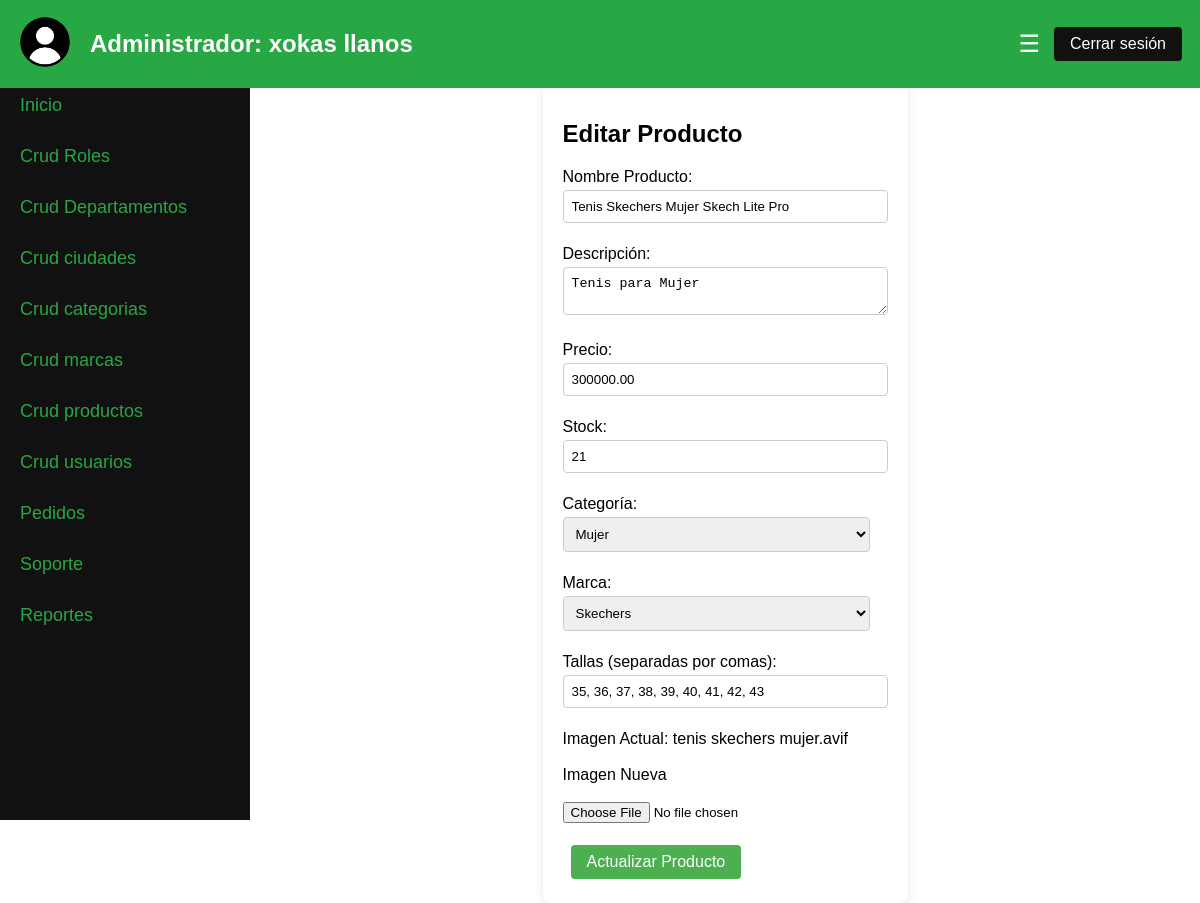
/Proyecto_SFT_MNS/cruds/productos/editar_productos.php?codigo_producto=111 (signed in), run on the app's committed database.
### tables this page shows
CREATE TABLE `productos` (
  `codigo_producto` int(11) NOT NULL,
  `nombre_producto` varchar(100) NOT NULL,
  `descripcion_producto` text DEFAULT NULL,
  `precio_producto` decimal(10,2) NOT NULL,
  `stock` int(11) NOT NULL,
  `categoria_id` int(11) DEFAULT NULL,
  `marca_id` int(11) DEFAULT NULL,
  `tallas` varchar(255) NOT NULL,
  `imagen_producto` varchar(255) DEFAULT NULL
);

CREATE TABLE `marcas` (
  `id_marca` int(11) NOT NULL,
  `nombre_marca` varchar(100) NOT NULL
);

### Proyecto_SFT_MNS/cruds/productos/editar_productos.php (the view, shortened to what this page needs)
<?php
require '../../config/database.php';
$producto = null;
if (isset($_GET['codigo_producto'])) {
    $codigoProductoEditar = $_GET['codigo_producto'];
    $sqlProducto = "SELECT * FROM productos WHERE codigo_producto = :codigo_producto";
    $resultadoProducto = $base->prepare($sqlProducto);
    $resultadoProducto->execute(array(":codigo_producto" => $codigoProductoEditar));
    $producto = $resultadoProducto->fetch(PDO::FETCH_OBJ);
    $sqlCategorias = "SELECT * FROM categorías";
    $resultadoCategorias = $base->query($sqlCategorias)->fetchAll(PDO::FETCH_OBJ);
    $sqlMarcas = "SELECT * FROM marcas";
    $resultadoMarcas = $base->query($sqlMarcas)->fetchAll(PDO::FETCH_OBJ);
}
?>
<!DOCTYPE html>
<html lang="es">
<head>
    <link rel="stylesheet" href="../../css/admin_dashboard.css">
</head>
<body>
<header>
    <div class="admin-header">
        <div class="admin-logo">
            <img src="../../imagenes/usuario.png" alt="User Logo" width="50" height="50">
        </div>
        <div class="admin-name">
            <h2>Administrador: <?php echo htmlspecialchars($_SESSION['admin_nombre']) . ' ' . htmlspecialchars($_SESSION['admin_apellido']); ?></h2>
        </div>
        <button class="menu-button" onclick="toggleSidebar()">☰</button>
        <form id="logout-form" method="POST" action="../../views/cerrar_sesion.php">
            <button type="button" id="logout-button" class="buttonC">Cerrar sesión</button>
        </form>
    </div>
</header>
<div class="admin-container">
    <div class="sidebar" id="sidebar">
        <a href="../../views/admin_dashboard.php">Inicio</a>
        <a href="../../cruds/roles.php" onclick="showSection('roles')">Crud Roles</a>
        <a href="../../cruds/departamentos.php" onclick="showSection('departamentos')">Crud Departamentos</a>
        <a href="../../cruds/ciudades.php" onclick="showSection('ciudades')">Crud ciudades</a>
        <a href="../../cruds/categorias.php" onclick="showSection('categorias')">Crud categorias</a>
        <a href="../../cruds/marcas.php" onclick="showSection('marcas')">Crud marcas</a>
        <a href="../../cruds/productos/productos.php" onclick="showSection('productos')">Crud productos</a>
        <a href="../../cruds/usuarios/usuarios.php" onclick="showSection('usuarios')">Crud usuarios</a>
        <a href="../../cruds/pedidos/pedidos.php" onclick="showSection('pedidos')">Pedidos</a>
        <a href="../../cruds/soporte/soporte.php" onclick="showSection('soporte')">Soporte</a>
        <a href="../../views/reportes.php" onclick="showSection('reportes')">Reportes</a>
    </div>
    <main id="main-content">
        <div id="productos" class="crud-containerR">
            <h2>Editar Producto</h2>
            <?php if ($producto): ?>
            <form method="post" action="<?php echo htmlspecialchars($_SERVER['PHP_SELF']); ?>" enctype="multipart/form-data">
                <label for="nombre_producto">Nombre Producto:</label>
                <input type="text" name="nombre_producto" value="<?php echo htmlspecialchars($producto->nombre_producto); ?>" required><br><br>
                <label for="descripcion_producto">Descripción:</label><br>
                <textarea name="descripcion_producto" required><?php echo htmlspecialchars($producto->descripcion_producto); ?></textarea><br><br>
                <label for="precio_producto">Precio:</label>
                <input type="number" name="precio_producto" value="<?php echo htmlspecialchars($producto->precio_producto); ?>" required><br><br>
                <label for="stock">Stock:</label>
                <input type="number" name="stock" value="<?php echo htmlspecialchars($producto->stock); ?>" required><br><br>
                <label for="categoria_id">Categoría:</label>
                <select name="categoria_id" required>
                    <?php foreach ($resultadoCategorias as $categoria) : ?>
                        <option value="<?php echo htmlspecialchars($categoria->id_categoria); ?>" <?php if ($categoria->id_categoria == $producto->categoria_id) echo 'selected'; ?>><?php echo htmlspecialchars($categoria->nombre_categoria); ?></option>
                    <?php endforeach; ?>
                </select><br><br>
                <label for="marca_id">Marca:</label>
                <select name="marca_id" required>
                    <?php foreach ($resultadoMarcas as $marca) : ?>
                        <option value="<?php echo htmlspecialchars($marca->id_marca); ?>" <?php if ($marca->id_marca == $producto->marca_id) echo 'selected'; ?>><?php echo htmlspecialchars($marca->nombre_marca); ?></option>
                    <?php endforeach; ?>
                </select><br><br>
                <label for="tallas">Tallas (separadas por comas):</label>
                <input type="text" name="tallas" value="<?php echo htmlspecialchars($producto->tallas); ?>" required><br><br>
                <label for="imagen_producto">Imagen Actual: </label>
                <label><?php echo htmlspecialchars($producto->imagen_producto); ?></label><br><br>
                <label for="imagen_producto">Imagen Nueva</label><br><br>
                <input type="file" name="imagen_producto" accept="image/*"><br><br>
                <button type="submit" name="actualizar_producto" class="button">Actualizar Producto</button>
            </form>
            <?php else: ?>
                <p>El producto que intentas editar no existe.</p>
            <?php endif; ?>
        </div>
    </main>
</div>
</body>
</html>

### Proyecto_SFT_MNS/css/admin_dashboard.css (style rules this page uses)
body { font-family: Arial, sans-serif; margin: 0; padding: 0; background-image: url('https://encrypted-tbn1.gstatic.com/images?q=tbn:ANd9GcTl8zCvfB75PyeroTWu3tACRRlS4amHP_ynZzlkOtGCr-wXX840'); display: flex; flex-direction: column; }
.admin-header { display: flex; align-items: center; justify-content: space-between; padding: 10px 20px; background-color: #28a745; color: white; position: fixed; top: 0; left: 0; width: 100%; z-index: 1000; }
.admin-logo img { border-radius: 50%; }
.admin-name { flex-grow: 1; margin-left: 20px; }
.menu-button { position: relative; left: -30px; background: none; border: none; color: white; font-size: 24px; cursor: pointer; }
.admin-container { display: flex; flex-direction: row; height: 100vh; margin-top: 60px; }
.sidebar { width: 250px; background-color: #111; overflow-x: hidden; transition: width 0.5s; position: fixed; top: 60px; left: 0; height: calc(100vh - 60px); padding-top: 20px; display: flex; flex-direction: column; }
.sidebar a { padding: 15px 20px; text-decoration: none; font-size: 18px; color: #28a745; display: block; transition: 0.3s; }
main { margin-left: 250px; padding: 20px; flex-grow: 1; transition: margin-left 0.5s; }
.crud-containerR { max-width: min-content; background: white; margin: auto; padding: 20px; border-radius: 8px; box-shadow: 0 2px 10px rgba(0, 0, 0, 0.1); }
.button, input[type="submit"].button { display: inline-block; padding: 8px 16px; margin: 4px 8px; border: none; border-radius: 4px; background-color: #4CAF50; color: white; text-align: center; text-decoration: none; font-size: 16px; cursor: pointer; }
.buttonC, input[type="submit"].buttonC { display: inline-block; position: relative; left: -30px; padding: 8px 16px; margin: 4px 8px; border: none; border-radius: 4px; background-color: #111; color: white; text-align: center; text-decoration: none; font-size: 16px; cursor: pointer; }
.crud-containerR input[type="text"] { width: 307px; padding: 8px; margin: 4px 0; border-radius: 4px; border: 1px solid #ccc; }
.crud-containerR input[type="number"] { width: 307px; padding: 8px; margin: 4px 0; border-radius: 4px; border: 1px solid #ccc; }
.crud-containerR select { width: 307px; padding: 8px; margin: 4px 0; border-radius: 4px; border: 1px solid #ccc; }
.crud-containerR textarea { width: 307px; padding: 8px; margin: 4px 0; border-radius: 4px; border: 1px solid #ccc; }

### data on the page
productos: nombre_producto "Tenis Skechers Mujer Skech Lite Pro", descripcion_producto "Tenis para Mujer", precio_producto "300000.00", stock "21", categoria_id "Mujer", marca_id "Skechers", tallas "35, 36, 37, 38, 39, 40, 41, 42, 43", imagen_producto "tenis skechers mujer.avif"

### other printed values
$_SESSION['admin_nombre'] "xokas"
$_SESSION['admin_apellido'] "llanos"
